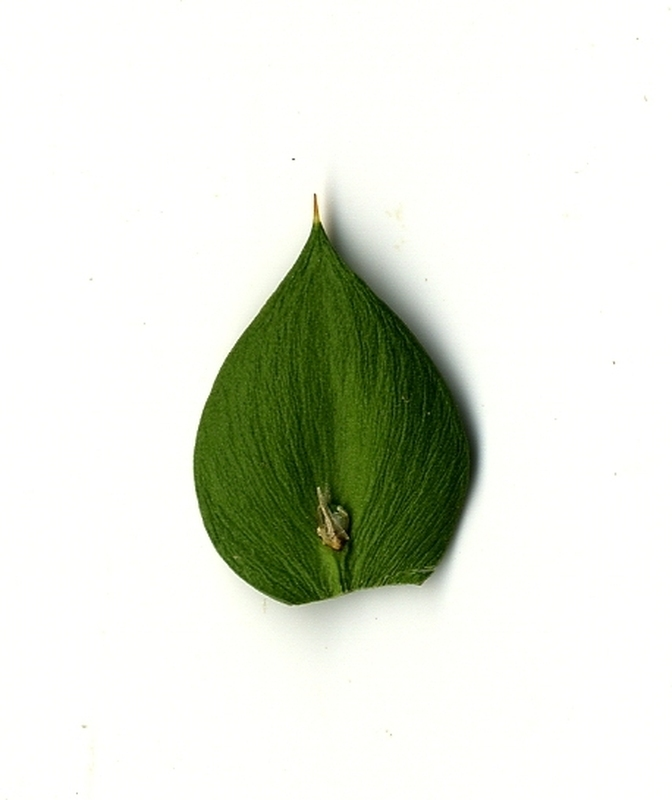
#> input picture Domasni/DomasnaRabota3/database/1.jpg, 672 x 800 px
$ python DomasnaRabota3.py
#> lines starting #> are read from the running program, lines starting #| are printed output that depends on the picture; after the words box and inside, x2 and y2 are one past the last pixel; in counts of white or black regions, pixels touching at a corner belong together
import cv2

image = cv2.imread('database/1.jpg')
#> image is the input picture: shape (800, 672, 3); mean B, G, R 218, 228.9, 224.7
gray_image = cv2.cvtColor(image, cv2.COLOR_BGR2GRAY)
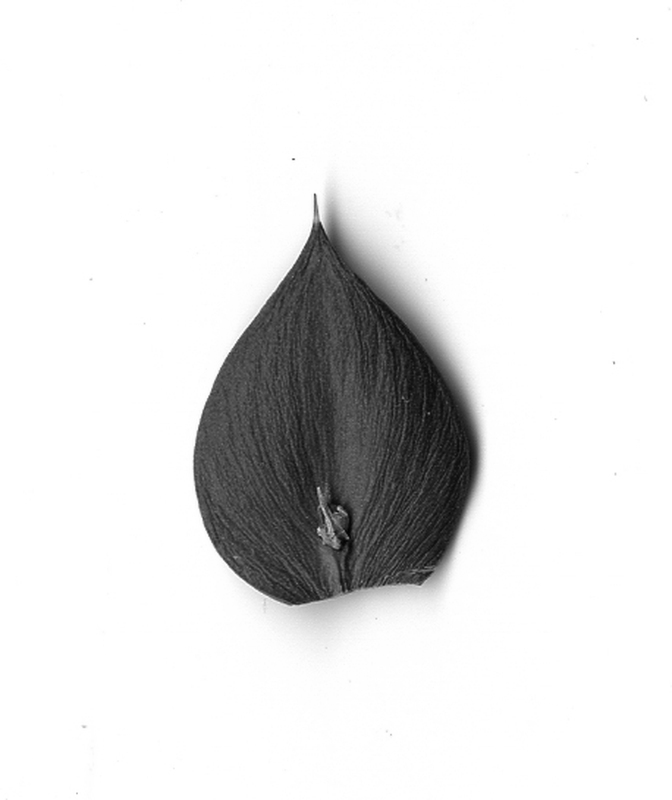
#> gray_image: shape (800, 672); min 2, max 255, mean 226.5
threshold_value = 150
ret, binary_image = cv2.threshold(gray_image, threshold_value, 255, cv2.THRESH_BINARY)
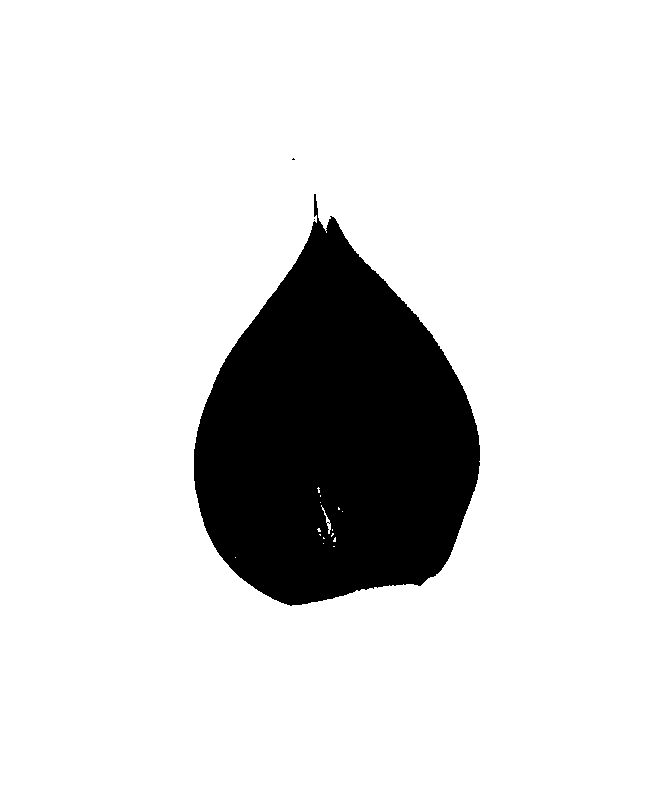
#> binary_image: shape (800, 672); 85.9% white; 3 black regions (2 under 20 px), largest, box (x1, y1, x2, y2) and area: (194, 194, 480, 606) 75708
#> ret = 150
kernel = cv2.getStructuringElement(cv2.MORPH_RECT, (5, 5))
morph_image = cv2.morphologyEx(binary_image, cv2.MORPH_CLOSE, kernel)
#> morph_image: shape (800, 672); 85.9% white; 1 black region, box (x1, y1, x2, y2) and area: (194, 219, 480, 605) 75549
contours, _ = cv2.findContours(morph_image, cv2.RETR_EXTERNAL, cv2.CHAIN_APPROX_SIMPLE)
#> contours = [[[0, 0], [0, 799], [671, 799], [671, 0]]]
contour_image = image.copy()
cv2.drawContours(contour_image, contours, -1, (0, 255, 0), 2)
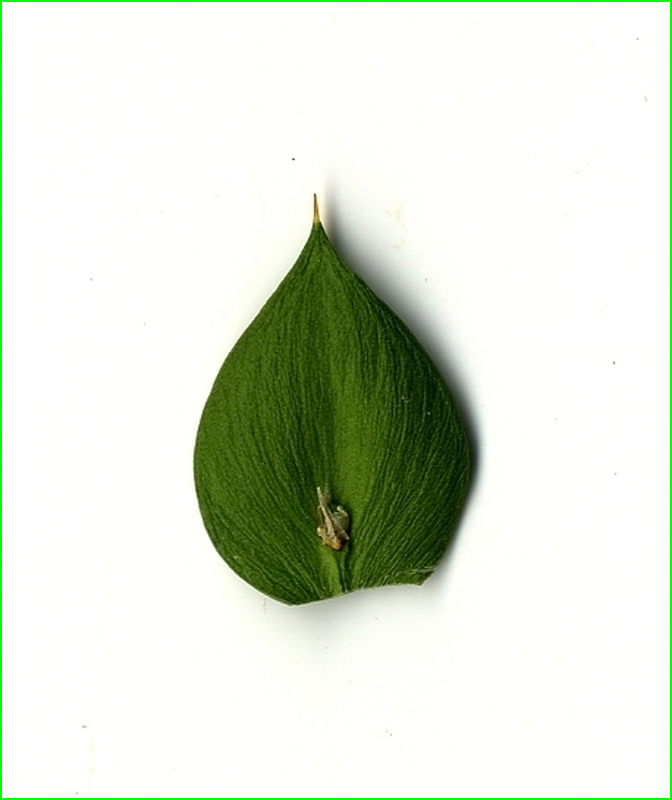
#> contour_image: shape (800, 672, 3); 1.09% of pixels changed, all inside (x1, y1, x2, y2) = (0, 0, 672, 800)
cv2.imshow('Original Image', image)
cv2.imshow('Segmented Image', binary_image)
cv2.imshow('Processed Image', morph_image)
cv2.imshow('Contour Image', contour_image)
cv2.waitKey(0)
cv2.destroyAllWindows()

$ run again, with Domasni/DomasnaRabota3/database/10000.jpg copied over Domasni/DomasnaRabota3/database/1.jpg
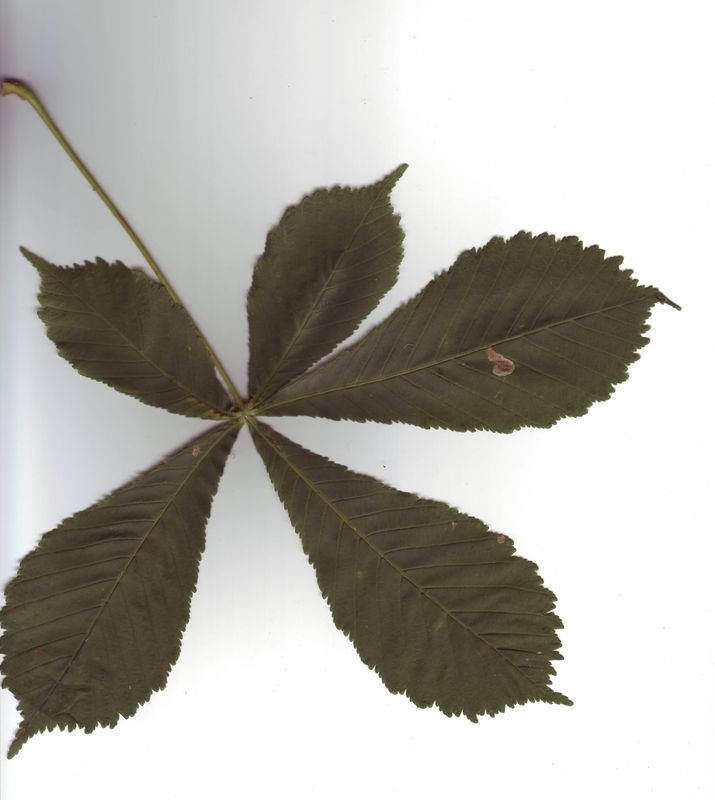
#> input picture Domasni/DomasnaRabota3/database/10000.jpg, 715 x 800 px
#> image is the input picture: shape (800, 715, 3); mean B, G, R 173.9, 179.8, 181.8
#> `ret, binary_image = cv2.threshold(gray_image, threshold_value, 255, cv..`:
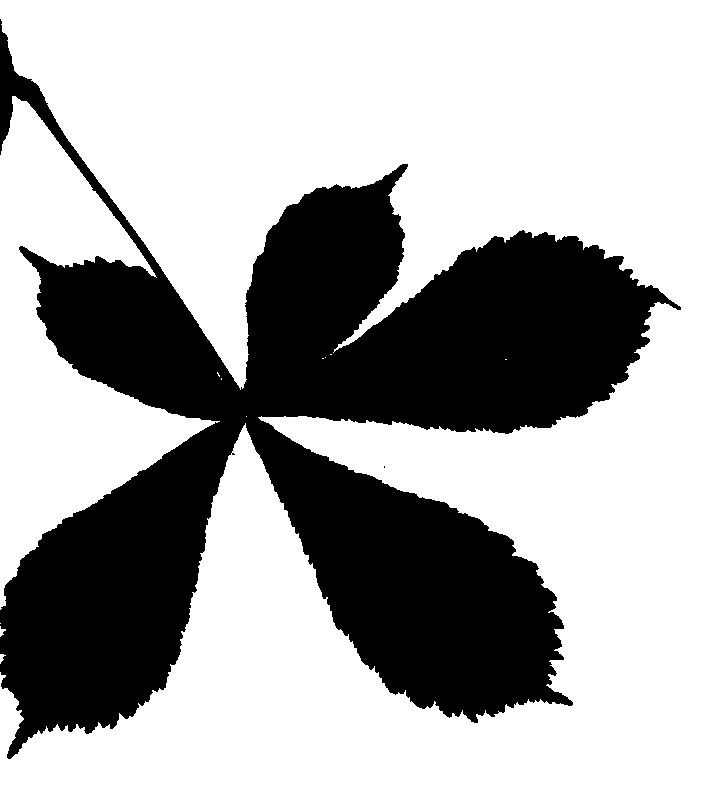
#> binary_image: shape (800, 715); 67% white; 2 black regions (1 under 20 px), largest, box (x1, y1, x2, y2) and area: (0, 19, 681, 759) 188519
#> ret = 150
#> morph_image: shape (800, 715); 67.2% white; 1 black region
#> contours = 11 contours, 7 with area under 20; largest, box (x1, y1, x2, y2) and area: (0, 0, 715, 800) 339442, (0, 96, 220, 610) 40990, (0, 654, 6, 664) 20, (0, 623, 6, 637) 20
#> `cv2.drawContours(contour_image, contours, -1, (0, 255, 0), 2)`:
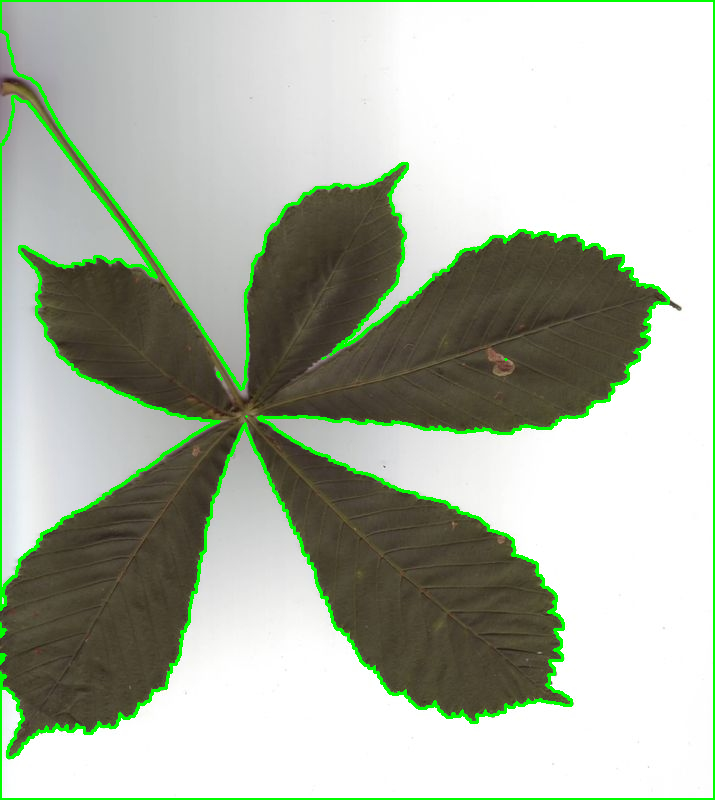
#> contour_image: shape (800, 715, 3); 3.92% of pixels changed, all inside (x1, y1, x2, y2) = (0, 0, 715, 800)

$ run again, with Domasni/DomasnaRabota3/database/10001.jpg copied over Domasni/DomasnaRabota3/database/1.jpg
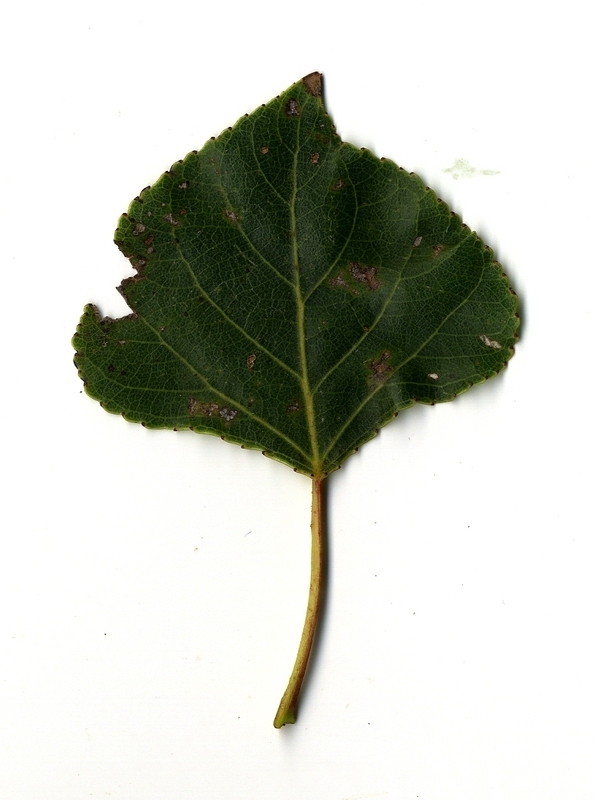
#> input picture Domasni/DomasnaRabota3/database/10001.jpg, 596 x 800 px
#> image is the input picture: shape (800, 596, 3); mean B, G, R 195.5, 204.3, 201.6
#> `ret, binary_image = cv2.threshold(gray_image, threshold_value, 255, cv..`:
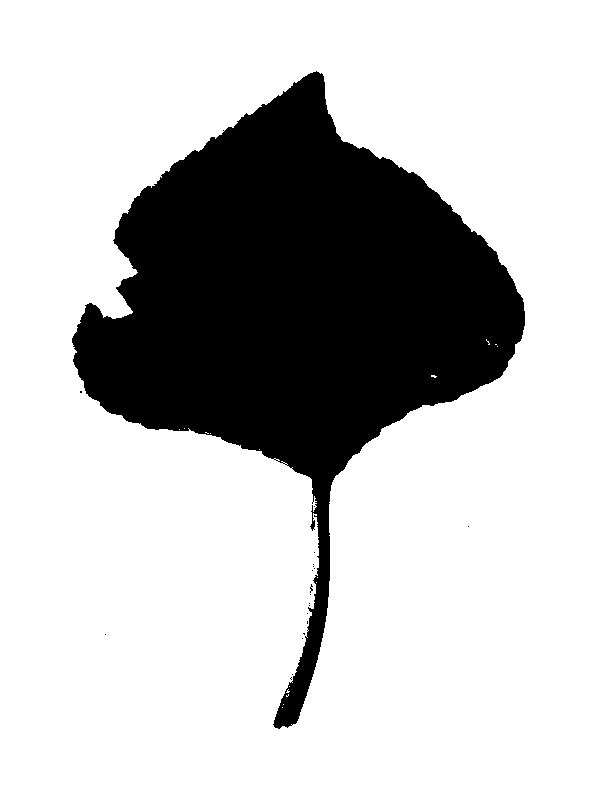
#> binary_image: shape (800, 596); 75.9% white; 20 black regions (19 under 20 px), largest, box (x1, y1, x2, y2) and area: (72, 71, 525, 729) 114830
#> ret = 150
#> morph_image: shape (800, 596); 76% white; 1 black region, box (x1, y1, x2, y2) and area: (72, 72, 525, 728) 114480
#> contours = [[[0, 0], [0, 799], [595, 799], [595, 0]]]
#> `cv2.drawContours(contour_image, contours, -1, (0, 255, 0), 2)`:
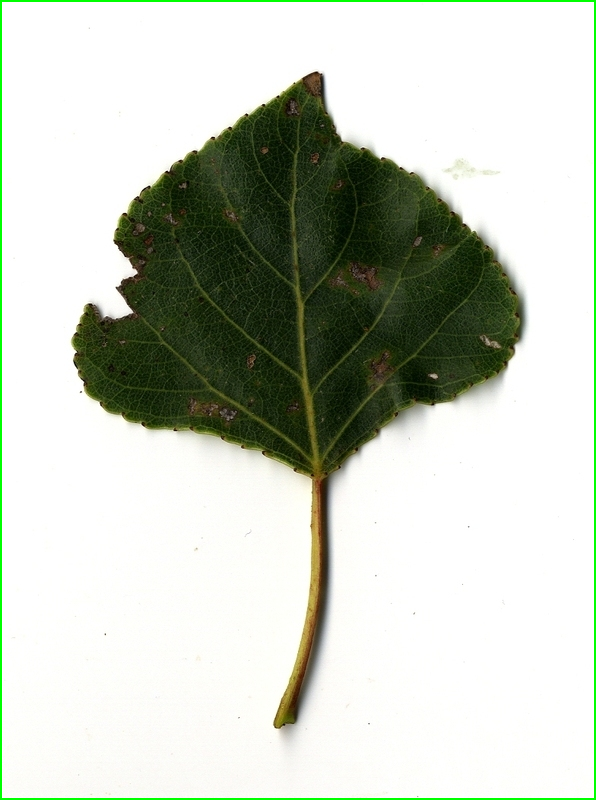
#> contour_image: shape (800, 596, 3); 1.17% of pixels changed, all inside (x1, y1, x2, y2) = (0, 0, 596, 800)

$ run again, with Domasni/DomasnaRabota3/database/10002.jpg copied over Domasni/DomasnaRabota3/database/1.jpg
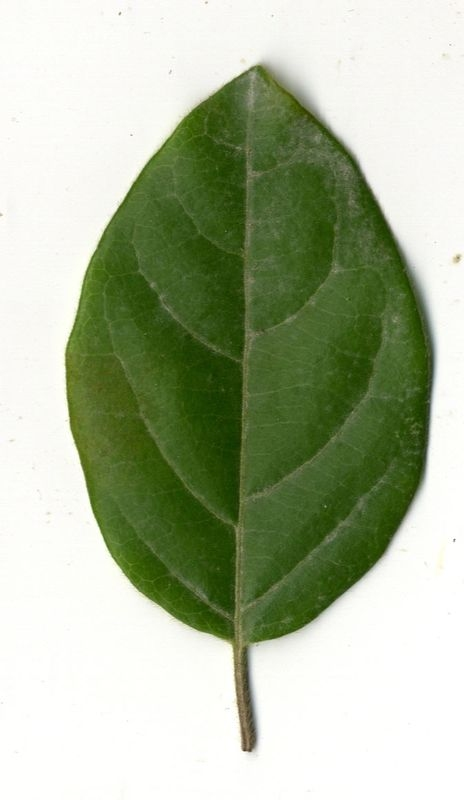
#> input picture Domasni/DomasnaRabota3/database/10002.jpg, 464 x 800 px
#> image is the input picture: shape (800, 464, 3); mean B, G, R 156.3, 183.4, 172.3
#> `ret, binary_image = cv2.threshold(gray_image, threshold_value, 255, cv..`:
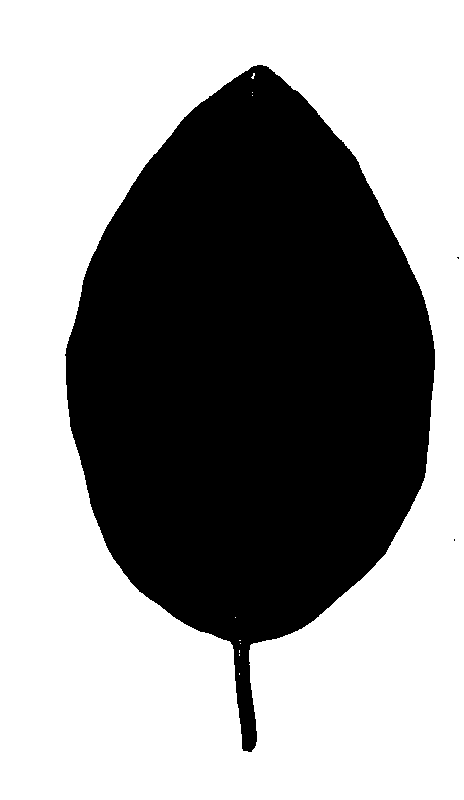
#> binary_image: shape (800, 464); 58% white; 3 black regions (2 under 20 px), largest, box (x1, y1, x2, y2) and area: (65, 65, 435, 752) 156063
#> ret = 150
#> morph_image: shape (800, 464); 58% white; 1 black region, box (x1, y1, x2, y2) and area: (66, 65, 435, 751) 156041
#> contours = [[[0, 0], [0, 799], [463, 799], [463, 0]]]
#> `cv2.drawContours(contour_image, contours, -1, (0, 255, 0), 2)`:
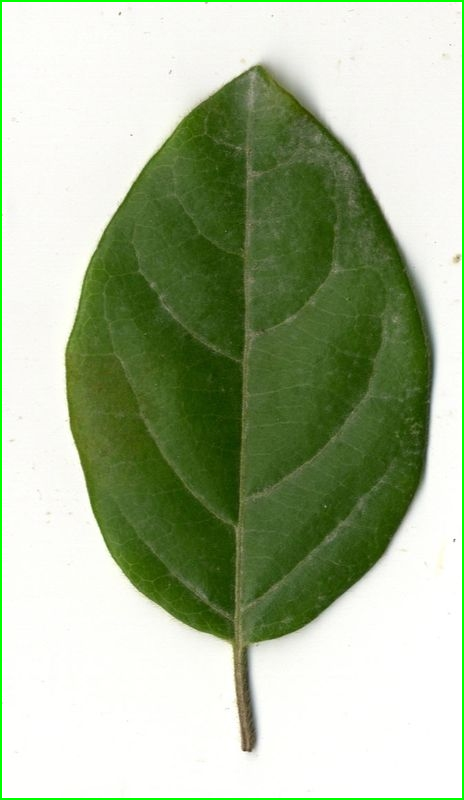
#> contour_image: shape (800, 464, 3); 1.36% of pixels changed, all inside (x1, y1, x2, y2) = (0, 0, 464, 800)
